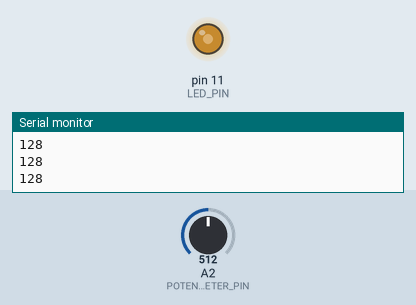
Recording of a sketch running on a simulated Arduino Uno, built with avr-gcc and run on an emulated ATmega328P. Parts: output pins drawn as LEDs (lit = HIGH), the last lines printed to the serial monitor. Inputs (shaded band) come from the test bench; at power-on: A2 (POTENTIOMETER_PIN) = 512.

Above: at 1.2 s.
1.3 s: A2 (POTENTIOMETER_PIN) set to 716
At 2.4 s:
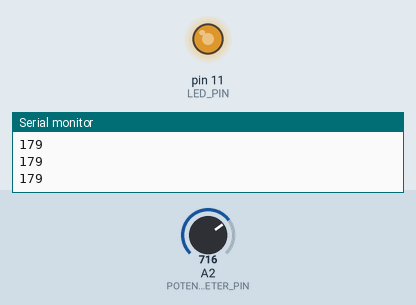
2.8 s: A2 (POTENTIOMETER_PIN) set to 900
At 3.7 s:
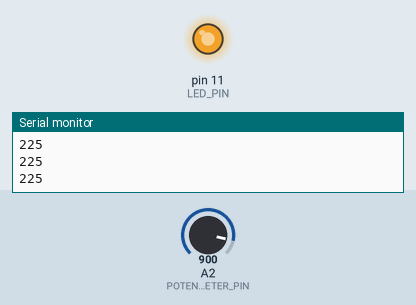
4.3 s: A2 (POTENTIOMETER_PIN) set to 122
At 4.7 s:
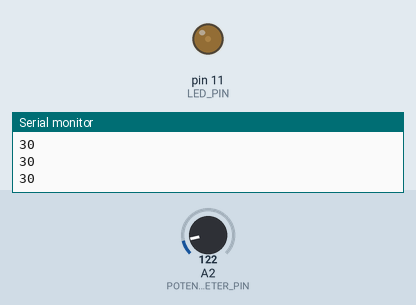
5.8 s: A2 (POTENTIOMETER_PIN) set to 0
At 7.0 s:
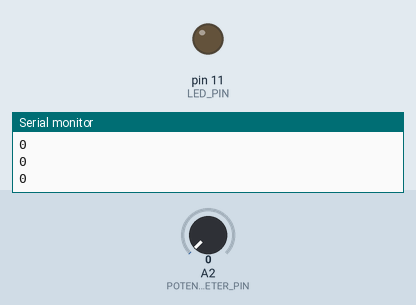
Timing chart, 0 to 8.3 s (numbered marks = the images above; inputs shaded):
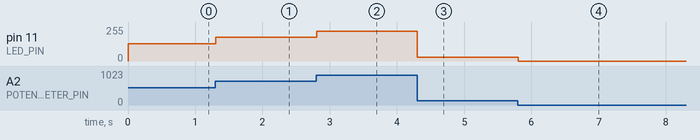

Measured:
- after the input at 1.3 s, pin 11 (LED_PIN): 128/255 → 179/255 at once
- after the input at 2.8 s, pin 11 (LED_PIN): 179/255 → 225/255 at once
- after the input at 4.3 s, pin 11 (LED_PIN): 225/255 → 30/255 at once
- after the input at 5.8 s, pin 11 (LED_PIN): 30/255 → 0/255 at once

The sketch:

sketch_potentiometer_analog.ino
```cpp
#define POTENTIOMETER_PIN A2
#define LED_PIN 11

void setup() {
  Serial.begin(9600);
  pinMode(LED_PIN,OUTPUT);
}

void loop() {
 int potentioMeterValue = analogRead(POTENTIOMETER_PIN);
 ///int ledBrightness=(int)((0.2490)*potentioMeterValue);
 //or below
 int ledBrightness=potentioMeterValue/4;
 Serial.println(ledBrightness);
 analogWrite(LED_PIN, ledBrightness);
// Serial.println(potentioMeterValue);
// delay(100);
}
```
